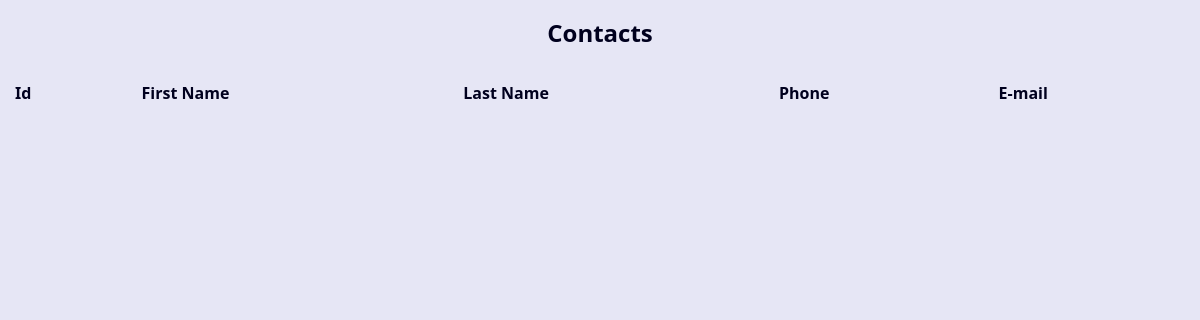
/, run on an earlier commit of the app's database.
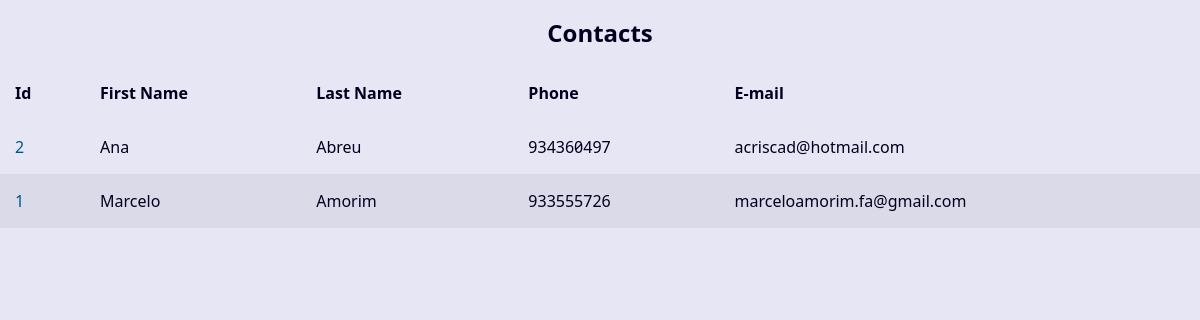
And on a later commit of the database.
### contact/models.py (models this page shows, shortened)
class Contact(models.Model):
    first_name = models.CharField(max_length=20)
    last_name = models.CharField(max_length=20)
    mobile_phone = models.CharField(max_length=9)
    email = models.EmailField(max_length=100, blank=True)
    created_date = models.DateTimeField(default=timezone.now)
    description = models.TextField(blank=True)
    picture = models.ImageField(blank=True, upload_to='pictures/%Y/%m/')
    show = models.BooleanField(default=True)
    category = models.ForeignKey(Category, on_delete=models.SET_NULL, blank=True, null=True)
    owner = models.ForeignKey(User, on_delete=models.SET_NULL, blank=True, null=True)

### contact/views.py (the view)
# urls.py: path('', views.index, name='index')
def index(request):
    contacts = Contact.objects.filter(show=True).order_by("-id")[0:10]
    context = {
        'contacts': contacts,
        'page_title': 'Contacts List'
    }
    return render(
        request,
        'contact/index.html',
        context
    )

### contact/templates/contact/index.html
{% extends "global/base.html" %}
{% block content %}
    <table class="contacts-table">
        <caption class="table-caption">Contacts</caption>
        <thead>
            <tr class="table-row table-row-header">
                <th class="table-header">Id</th>
                <th class="table-header">First Name</th>
                <th class="table-header">Last Name</th>
                <th class="table-header">Phone</th>
                <th class="table-header">E-mail</th>
            </tr>
        </thead>
        <tbody>
            {% for contact in contacts %}
                <tr class="table-row">
                    <td class="table-cel"><a class="table-link" href="{% url "contact:contact" contact.id %}">{{ contact.id }}</a></td>
                    <td class="table-cel">{{ contact.first_name }}</td>
                    <td class="table-cel">{{ contact.last_name }}</td>
                    <td class="table-cel">{{ contact.mobile_phone }}</td>
                    <td class="table-cel">{{ contact.email }}</td>
                </tr>
            {% endfor %}
        </tbody>
    </table>
{% endblock content %}

What changed in the data, as far as the page shows it:
added Contact: id "2", first_name "Ana", last_name "Abreu", mobile_phone "934360497", email "acriscad@hotmail.com"
added Contact: id "1", first_name "Marcelo", last_name "Amorim", mobile_phone "933555726", email "marceloamorim.fa@gmail.com"
